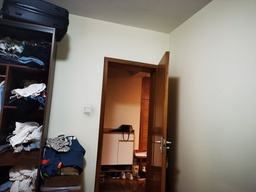
#> input picture 2_1.jpg, 256 x 192 px, shrunk from 1672 x 1254 before the run
$ python SIFT.py
#> lines starting #> are read from the running program, lines starting #| are printed output that depends on the picture
# coding: utf-8
import enum
import warnings
warnings.filterwarnings("ignore")  #忽略警告
import numpy as np
import math
import matplotlib.pyplot as plt
from sklearn.neighbors import KNeighborsClassifier
from PIL import Image
import cv2
import random

def timeit(func):
    import time
    func_name = func.__name__
    def wrapper(*args, **kwargs):
        print('{} start'.format(func_name))
        start = time.time()
        retval = func(*args, **kwargs)
        end = time.time()
        print('{} end, cost {}s'.format(func_name, end - start))
        return retval
    return wrapper

def downsample(img, step=2):
    return img[::step,::step]

# [160 lines left out: functions getDoG_new1, getDoG_new2, getDoG_opencv, not called in this run]


@timeit
def getDoG(img, n, sigma0, S=None, O=None):
    '''
    :param img: the original img.
    :param sigma0: sigma of the first stack of the first octave. default 1.52 for complicate reasons.
    :param n: how many stacks of feature that you wanna extract.
    :param S: how many stacks does every octave have. S must bigger than 3.
    :param k: the ratio of two adjacent stacks' scale.
    :param O: how many octaves do we have.
    :return: the DoG Pyramid
    '''
    if S == None:
        S = n + 3
    if O == None:
        O = int(np.log2(min(img.shape[0], img.shape[1]))) - 3

    k = 2 ** (1.0 / n)
    sigma = [[(k**s)*sigma0*(1<<o) for s in range(S)] for o in range(O)]
    samplePyramid = [downsample(img, 1 << o) for o in range(O)]

    GuassianPyramid = []
    for i in range(O):
        GuassianPyramid.append([])
        for j in range(S):
            dim = int(6*sigma[i][j] + 1)
            if dim % 2 == 0:
                dim += 1
            # GuassianPyramid[-1].append(convolve(GuassianKernel(sigma[i][j], dim),samplePyramid[i],[dim//2,dim//2,dim//2,dim//2],[1,1]))
            GuassianPyramid[-1].append(cv2.GaussianBlur(samplePyramid[i], ksize=(dim, dim),\
                 sigmaX=sigma[i][j], sigmaY=sigma[i][j]))
    DoG = [[GuassianPyramid[o][s+1] - GuassianPyramid[o][s] for s in range(S - 1)] for o in range(O)]


    return DoG,GuassianPyramid

# @timeit
def adjustLocalExtrema(DoG,o,s,x,y,contrastThreshold,edgeThreshold,sigma,n,SIFT_FIXPT_SCALE):
    SIFT_MAX_INTERP_STEPS = 5
    SIFT_IMG_BORDER = 5

    point = []

    img_scale = 1.0 / (255 * SIFT_FIXPT_SCALE)
    deriv_scale = img_scale * 0.5
    second_deriv_scale = img_scale
    cross_deriv_scale = img_scale * 0.25

    img = DoG[o][s]
    i = 0
    while i < SIFT_MAX_INTERP_STEPS:
        if s < 1 or s > n or y < SIFT_IMG_BORDER or y >= img.shape[1] - SIFT_IMG_BORDER or x < SIFT_IMG_BORDER or x >= img.shape[0] - SIFT_IMG_BORDER:
            return None,None,None,None

        img = DoG[o][s]
        prev = DoG[o][s - 1]
        next = DoG[o][s + 1]

        dD = [ (img[x,y + 1] - img[x, y - 1]) * deriv_scale,
               (img[x + 1, y] - img[x - 1, y]) * deriv_scale,
               (next[x, y] - prev[x, y]) * deriv_scale ]

        v2 = img[x, y] * 2
        dxx = (img[x, y + 1] + img[x, y - 1] - v2) * second_deriv_scale
        dyy = (img[x + 1, y] + img[x - 1, y] - v2) * second_deriv_scale
        dss = (next[x, y] + prev[x, y] - v2) * second_deriv_scale
        dxy = (img[x + 1, y + 1] - img[x + 1, y - 1] - img[x - 1, y + 1] + img[x - 1, y - 1]) * cross_deriv_scale
        dxs = (next[x, y + 1] - next[x, y - 1] - prev[x, y + 1] + prev[x, y - 1]) * cross_deriv_scale
        dys = (next[x + 1, y] - next[x - 1, y] - prev[x + 1, y] + prev[x - 1, y]) * cross_deriv_scale

        H=[ [dxx, dxy, dxs],
            [dxy, dyy, dys],
            [dxs, dys, dss]]

        X = np.matmul(np.linalg.pinv(np.array(H)),np.array(dD))

        xi = -X[2]
        xr = -X[1]
        xc = -X[0]

        if np.abs(xi) < 0.5 and np.abs(xr) < 0.5 and np.abs(xc) < 0.5:
            break

        y += int(np.round(xc))
        x += int(np.round(xr))
        s += int(np.round(xi))

        i+=1

    if i >= SIFT_MAX_INTERP_STEPS:
        return None,x,y,s
    if s < 1 or s > n or y < SIFT_IMG_BORDER or y >= img.shape[1] - SIFT_IMG_BORDER or x < SIFT_IMG_BORDER or x >= \
            img.shape[0] - SIFT_IMG_BORDER:
        return None, None, None, None


    t = (np.array(dD)).dot(np.array([xc, xr, xi]))

    contr = img[x,y] * img_scale + t * 0.5
    if np.abs( contr) * n < contrastThreshold:
        return None,x,y,s


    # 利用Hessian矩阵的迹和行列式计算主曲率的比值
    tr = dxx + dyy
    det = dxx * dyy - dxy * dxy
    if det <= 0 or tr * tr * edgeThreshold >= (edgeThreshold + 1) * (edgeThreshold + 1) * det:
        return None,x,y,s

    point.append((x + xr) * (1 << o))
    point.append((y + xc) * (1 << o))
    point.append(o + (s << 8) + (int(np.round((xi + 0.5)) * 255) << 16))
    point.append(sigma * np.power(2.0, (s + xi) / n)*(1 << o) * 2)

    return point,x,y,s

@timeit
def GetMainDirection(img,r,c,radius,sigma,BinNum):
    expf_scale = -1.0 / (2.0 * sigma * sigma)

    X = []
    Y = []
    W = []
    temphist = []

    for i in range(BinNum):
        temphist.append(0.0)

    # 图像梯度直方图统计的像素范围
    k = 0
    for i in range(-radius,radius+1):
        y = r + i
        if y <= 0 or y >= img.shape[0] - 1:
            continue
        for j in range(-radius,radius+1):
            x = c + j
            if x <= 0 or x >= img.shape[1] - 1:
                continue

            dx = (img[y, x + 1] - img[y, x - 1])
            dy = (img[y - 1, x] - img[y + 1, x])

            X.append(dx)
            Y.append(dy)
            W.append((i * i + j * j) * expf_scale)
            k += 1


    length = k

    W = np.exp(np.array(W))
    Y = np.array(Y)
    X = np.array(X)
    Ori = np.arctan2(Y,X)*180/np.pi
    Mag = (X**2+Y**2)**0.5

    # 计算直方图的每个bin
    for k in range(length):
        bin = int(np.round((BinNum / 360.0) * Ori[k]))
        if bin >= BinNum:
            bin -= BinNum
        if bin < 0:
            bin += BinNum
        temphist[bin] += W[k] * Mag[k]

    # smooth the histogram
    # 高斯平滑
    temp = [temphist[BinNum - 1], temphist[BinNum - 2], temphist[0], temphist[1]]
    temphist.insert(0, temp[0])
    temphist.insert(0, temp[1])
    temphist.insert(len(temphist), temp[2])
    temphist.insert(len(temphist), temp[3])      # padding

    hist = []
    for i in range(BinNum):
        hist.append((temphist[i] + temphist[i+4]) * (1.0 / 16.0) + (temphist[i+1] + temphist[i+3]) * (4.0 / 16.0) + temphist[i+2] * (6.0 / 16.0))

    # 得到主方向
    maxval = max(hist)

    return maxval,hist

@timeit
def LocateKeyPoint(DoG,sigma,GuassianPyramid,n,BinNum=36,contrastThreshold=0.04,edgeThreshold=10.0):
    SIFT_ORI_SIG_FCTR = 1.52
    SIFT_ORI_RADIUS = 3 * SIFT_ORI_SIG_FCTR
    SIFT_ORI_PEAK_RATIO = 0.8

    SIFT_INT_DESCR_FCTR = 512.0
    # SIFT_FIXPT_SCALE = 48
    SIFT_FIXPT_SCALE = 1

    KeyPoints = []
    O = len(DoG)
    S = len(DoG[0])
    for o in range(O):
        for s in range(1,S-1):
            threshold = 0.5*contrastThreshold/(n*255*SIFT_FIXPT_SCALE)
            img_prev = DoG[o][s-1]
            img = DoG[o][s]
            img_next = DoG[o][s+1]
            for i in range(img.shape[0]):
                for j in range(img.shape[1]):
                    val = img[i,j]
                    eight_neiborhood_prev = img_prev[max(0, i - 1):min(i + 2, img_prev.shape[0]), max(0, j - 1):min(j + 2, img_prev.shape[1])]
                    eight_neiborhood = img[max(0, i - 1):min(i + 2, img.shape[0]), max(0, j - 1):min(j + 2, img.shape[1])]
                    eight_neiborhood_next = img_next[max(0, i - 1):min(i + 2, img_next.shape[0]), max(0, j - 1):min(j + 2, img_next.shape[1])]
                    if np.abs(val) > threshold and \
                        ((val > 0 and (val >= eight_neiborhood_prev).all() and (val >= eight_neiborhood).all() and (val >= eight_neiborhood_next).all())
                         or (val < 0 and (val <= eight_neiborhood_prev).all() and (val <= eight_neiborhood).all() and (val <= eight_neiborhood_next).all())):

                        point,x,y,layer = adjustLocalExtrema(DoG,o,s,i,j,contrastThreshold,edgeThreshold,sigma,n,SIFT_FIXPT_SCALE)
                        if point == None:
                            continue

                        scl_octv = point[-1]*0.5/(1 << o)
                        omax,hist = GetMainDirection(GuassianPyramid[o][layer],x,y,int(np.round(SIFT_ORI_RADIUS * scl_octv)),SIFT_ORI_SIG_FCTR * scl_octv,BinNum)
                        mag_thr = omax * SIFT_ORI_PEAK_RATIO
                        for k in range(BinNum):
                            if k > 0:
                                l = k - 1
                            else:
                                l = BinNum - 1
                            if k < BinNum - 1:
                                r2 = k + 1
                            else:
                                r2 = 0
                            if hist[k] > hist[l] and hist[k] > hist[r2] and hist[k] >= mag_thr:
                                bin = k + 0.5 * (hist[l]-hist[r2]) /(hist[l] - 2 * hist[k] + hist[r2])
                                if bin < 0:
                                    bin = BinNum + bin
                                else:
                                    if bin >= BinNum:
                                        bin = bin - BinNum
                                temp = point[:]
                                temp.append((360.0/BinNum) * bin)
                                KeyPoints.append(temp)


    return KeyPoints

@timeit
def calcSIFTDescriptor(img,ptf,ori,scl,d,n,SIFT_DESCR_SCL_FCTR=3.0,SIFT_DESCR_MAG_THR=0.2,SIFT_INT_DESCR_FCTR=512.0,FLT_EPSILON=1.19209290E-07):
    dst = []
    pt = [int(np.round(ptf[0])), int(np.round(ptf[1]))] # 坐标点取整
    cos_t = np.cos(ori * (np.pi / 180)) # 余弦值
    sin_t = np.sin(ori * (np.pi / 180)) # 正弦值
    bins_per_rad = n / 360.0
    exp_scale = -1.0 / (d * d * 0.5)
    hist_width = SIFT_DESCR_SCL_FCTR * scl
    radius = int(np.round(hist_width * 1.4142135623730951 * (d + 1) * 0.5))
    cos_t /= hist_width
    sin_t /= hist_width

    rows = img.shape[0]
    cols = img.shape[1]


    hist = [0.0]*((d+2)*(d+2)*(n+2))
    X = []
    Y = []
    RBin = []
    CBin = []
    W = []

    k = 0
    for i in range(-radius,radius+1):
        for j in range(-radius,radius+1):

            c_rot = j * cos_t - i * sin_t
            r_rot = j * sin_t + i * cos_t
            rbin = r_rot + d // 2 - 0.5
            cbin = c_rot + d // 2 - 0.5
            r = pt[1] + i
            c = pt[0] + j

            if rbin > -1 and rbin < d and cbin > -1 and cbin < d and r > 0 and r < rows - 1 and c > 0 and c < cols - 1:
                dx = (img[r, c+1] - img[r, c-1])
                dy = (img[r-1, c] - img[r+1, c])
                X.append(dx)
                Y.append(dy)
                RBin.append(rbin)
                CBin.append(cbin)
                W.append((c_rot * c_rot + r_rot * r_rot) * exp_scale)
                k+=1

    length = k
    Y = np.array(Y)
    X = np.array(X)
    Ori = np.arctan2(Y,X)*180/np.pi
    Mag = (X ** 2 + Y ** 2) ** 0.5
    W = np.exp(np.array(W))

    for k in range(length):
        rbin = RBin[k]
        cbin = CBin[k]
        obin = (Ori[k] - ori) * bins_per_rad
        mag = Mag[k] * W[k]

        r0 = int(rbin)
        c0 = int(cbin)
        o0 = int(obin)
        rbin -= r0
        cbin -= c0
        obin -= o0

        if o0 < 0:
            o0 += n
        if o0 >= n:
            o0 -= n

        # histogram update using tri-linear interpolation
        v_r1 = mag * rbin
        v_r0 = mag - v_r1

        v_rc11 = v_r1 * cbin
        v_rc10 = v_r1 - v_rc11

        v_rc01 = v_r0 * cbin
        v_rc00 = v_r0 - v_rc01

        v_rco111 = v_rc11 * obin
        v_rco110 = v_rc11 - v_rco111

        v_rco101 = v_rc10 * obin
        v_rco100 = v_rc10 - v_rco101

        v_rco011 = v_rc01 * obin
        v_rco010 = v_rc01 - v_rco011

        v_rco001 = v_rc00 * obin
        v_rco000 = v_rc00 - v_rco001

        idx = ((r0 + 1) * (d + 2) + c0 + 1) * (n + 2) + o0
        hist[idx] += v_rco000
        hist[idx+1] += v_rco001
        hist[idx + (n+2)] += v_rco010
        hist[idx + (n+3)] += v_rco011
        hist[idx+(d+2) * (n+2)] += v_rco100
        hist[idx+(d+2) * (n+2)+1] += v_rco101
        hist[idx+(d+3) * (n+2)] += v_rco110
        hist[idx+(d+3) * (n+2)+1] += v_rco111

    # finalize histogram, since the orientation histograms are circular
    for i in range(d):
        for j in range(d):
            idx = ((i+1) * (d+2) + (j+1)) * (n+2)
            hist[idx] += hist[idx+n]
            hist[idx+1] += hist[idx+n+1]
            for k in range(n):
                dst.append(hist[idx+k])

    # copy histogram to the descriptor,
    # apply hysteresis thresholding
    # and scale the result, so that it can be easily converted
    # to byte array
    nrm2 = 0
    length = d * d * n
    for k in range(length):
        nrm2 += dst[k] * dst[k]
    thr = np.sqrt(nrm2) * SIFT_DESCR_MAG_THR

    nrm2 = 0
    for i in range(length):
        val = min(dst[i], thr)
        dst[i] = val
        nrm2 += val * val
    nrm2 = SIFT_INT_DESCR_FCTR / max(np.sqrt(nrm2), FLT_EPSILON)
    for k in range(length):
        dst[k] = min(max(dst[k] * nrm2,0),255)

    return dst


def calcDescriptors(gpyr,keypoints,SIFT_DESCR_WIDTH=4,SIFT_DESCR_HIST_BINS=8):
    # SIFT_DESCR_WIDTH = 4，描述直方图的宽度
    # SIFT_DESCR_HIST_BINS = 8
    d = SIFT_DESCR_WIDTH
    n = SIFT_DESCR_HIST_BINS
    descriptors = []

    for i in range(len(keypoints)):
        kpt = keypoints[i]
        o = kpt[2] & 255
        s = (kpt[2] >> 8) & 255 # 该特征点所在的组序号和层序号
        scale = 1.0 / (1 << o)  # 缩放倍数
        size = kpt[3] * scale # 该特征点所在组的图像尺寸
        ptf = [kpt[1] * scale, kpt[0] * scale] # 该特征点在金字塔组中的坐标
        img = gpyr[o][s] # 该点所在的金字塔图像

        descriptors.append(calcSIFTDescriptor(img, ptf, kpt[-1], size * 0.5, d, n))
    return descriptors

def SIFT(img, saveDoGimgs=False):
    SIFT_SIGMA = 1.6
    SIFT_INIT_SIGMA = 0.5 # 假设的摄像头的尺度
    sigma0 = np.sqrt(SIFT_SIGMA**2-SIFT_INIT_SIGMA**2)

    n = 3

    DoG,GuassianPyramid = getDoG(img, n,sigma0)
    if saveDoGimgs:
        for ith, i in enumerate(DoG):
            for jth, j in enumerate(i):
                cv2.imwrite(f'results/DoG_{ith}_{jth}.jpg', j.astype(np.uint8))

    KeyPoints = LocateKeyPoint(DoG, SIFT_SIGMA, GuassianPyramid, n)
    discriptors = calcDescriptors(GuassianPyramid,KeyPoints)

    return KeyPoints,discriptors


def drawLines(X1,X2,Y1,Y2,dis,img,num =15):
    info = list(np.dstack((X1,X2,Y1,Y2,dis))[0])
    info = sorted(info,key=lambda x:x[-1])
    info = np.array(info)
    info = info[:min(num,info.shape[0]),:]
    np.save('info.npy',info)
    # draw lines
    for i in range(info.shape[0]):
        rand_color = (random.randint(0, 255), random.randint(0, 255), random.randint(0, 255))
        cv2.line(img,(int(info[i,0]),int(info[i,2])),(int(info[i,1]),int(info[i,3])),rand_color,3)
    if len(img.shape) == 2:
        plt.imshow(img.astype(np.uint8),cmap='gray')
    else:
        plt.imshow(img.astype(np.uint8))
    plt.axis('off')
    plt.show()
    img = cv2.cvtColor(img,cv2.COLOR_RGB2BGR)
    cv2.imwrite('lines.png',img)


if __name__ == '__main__':
    origimg = plt.imread('2_1.jpg')
#> origimg is the input picture: shape (192, 256, 3); mean R, G, B 129.9, 120.6, 113.2
    if len(origimg.shape) ==  3:
        img = origimg.mean(axis=-1)
    else:
        img = origimg
    keyPoints, discriptors = SIFT(img)
#> in getDoG, `samplePyramid = [downsample(img, 1 << o) for o in range(O)]`: samplePyramid = 4 items
#> in SIFT, `KeyPoints = LocateKeyPoint(DoG, SIFT_SIGMA, GuassianPyramid, n)`: KeyPoints = 49 items, first 6: [8.05, 57.84, 256, 3.88, 69.61], [12.92, 66.01, 16711936, 4.23, 357.4], [42.59, 9.14, 256, 4.01, 237.9], [42.59, 9.14, 256, 4.01, 270.4], [78.95, 143.9, 256, 3.94, 190.3], [125.6, 116.3, 256, 4, 110.9]
#> the loop in calcDescriptors, `for i in range(len(keypoints)):` made 49 passes
#> (kpt, s, size, ptf, pt in calcSIFTDescriptor, cos_t in calcSIFTDescriptor, sin_t in calcSIFTDescriptor, hist_width in calcSIFTDescriptor) on passes 1 to 7: ([8.05, 57.84, 256, 3.88, 69.61], 1, 3.88, [57.84, 8.05], [58, 8], 0.0599, 0.161, 5.82), ([12.92, 66.01, 16711936, 4.23, 357.4], 1, 4.23, [66.01, 12.92], [66, 13], 0.157, -0.00717, 6.34), ([42.59, 9.14, 256, 4.01, 237.9], 1, 4.01, [9.14, 42.59], [9, 43], -0.0885, -0.141, 6.01), ([42.59, 9.14, 256, 4.01, 270.4], 1, 4.01, [9.14, 42.59], [9, 43], 0.0011, -0.166, 6.01), ([78.95, 143.9, 256, 3.94, 190.3], 1, 3.94, [143.9, 78.95], [144, 79], -0.166, -0.0303, 5.91), ([125.6, 116.3, 256, 4, 110.9], 1, 4, [116.3, 125.6], [116, 126], -0.0594, 0.156, 6), ([138.6, 24.56, 512, 4.65, 114.1], 2, 4.65, [24.56, 138.6], [25, 139], -0.0585, 0.131, 6.97)
#> (kpt, s, size, pt in calcSIFTDescriptor, cos_t in calcSIFTDescriptor, sin_t in calcSIFTDescriptor, hist_width in calcSIFTDescriptor, radius in calcSIFTDescriptor) on pass 24: ([132, 159, 512, 4.78, 279], 2, 4.78, [159, 132], 0.0217, -0.138, 7.18, 25)
#> (printed output is left out)
#> after the loop in calcDescriptors, `for i in range(len(keypoints)):`:
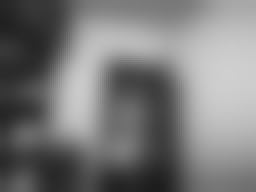
#> img: shape (96, 128) float64 (shown 2 times larger); min 29.23, max 207.4, mean 121.3

    img_copy = img.copy()
    for i in keyPoints:
        cv2.circle(img_copy, (int(i[0]), int(i[1])), 2, (0, 0, 255), -1)
#> this loop made 49 passes
#> i on passes 1 to 12: [8.05, 57.84, 256, 3.88, 69.61], [12.92, 66.01, 16711936, 4.23, 357.4], [42.59, 9.14, 256, 4.01, 237.9], [42.59, 9.14, 256, 4.01, 270.4], [78.95, 143.9, 256, 3.94, 190.3], [125.6, 116.3, 256, 4, 110.9], [138.6, 24.56, 512, 4.65, 114.1], [142, 81.21, 16711936, 4.08, 40.56], [144.8, 37.4, 256, 3.85, 103.3], [149.3, 140, 256, 3.82, 173.2], [149.3, 140, 256, 3.82, 269.5], [154, 143.2, 256, 3.98, 91.89]
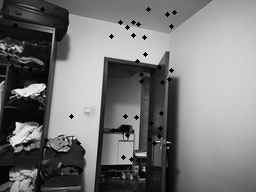
#> img_copy: shape (192, 256) float64; min 0, max 249, mean 120.1
    cv2.imwrite(f'results/KeyPoints.jpg', img_copy)


    origimg2 = plt.imread('2_2.jpg')
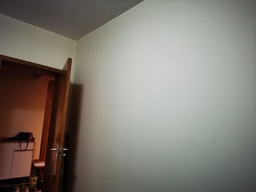
#> input picture 2_2.jpg, 256 x 192 px, shrunk from 1672 x 1254 before the run
#> origimg2 is the input picture: shape (192, 256, 3); mean R, G, B 128.8, 123.6, 115.4
    if len(origimg.shape) == 3:
        img2 = origimg2.mean(axis=-1)
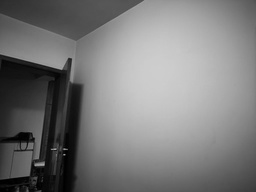
#> img2: shape (192, 256) float64; min 0, max 206.3, mean 122.6
    else:
        img2 = origimg2
    ScaleRatio = img.shape[0]*1.0/img2.shape[0]

    img2 = np.array(Image.fromarray(img2).resize((int(round(ScaleRatio * img2.shape[1])),img.shape[0]), Image.BICUBIC))
    keyPoints2, discriptors2 = SIFT(img2,True)
#> call 2 of SIFT, with saveDoGimgs = True
#> the loop in SIFT (call 2), `for ith, i in enumerate(DoG):` made 4 passes
#> pass 1, in SIFT (call 2), `cv2.imwrite(f'results/DoG_{ith}_{jth}.jpg', j.astype(np.uint8))`:
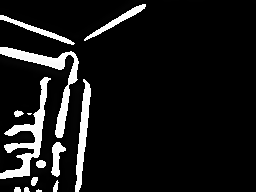
#> saved as DoG_0_3.jpg: shape (192, 256); min 0, max 255, mean 24.2
#> after the loop in SIFT (call 2), `for ith, i in enumerate(DoG):`:
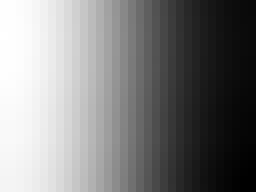
#> j: shape (24, 32) float32 (shown 8 times larger); min -0.584, max 0.583, mean -0.000161; drawn with min black and max white
#> the loop in calcDescriptors (call 2), `for i in range(len(keypoints)):` made 13 passes

    knn = KNeighborsClassifier(n_neighbors=1)
    knn.fit(discriptors,[0]*len(discriptors))
    match = knn.kneighbors(discriptors2,n_neighbors=1,return_distance=True)

    keyPoints = np.array(keyPoints)[:,:2]
    keyPoints2 = np.array(keyPoints2)[:,:2]

    keyPoints2[:, 1] = img.shape[1] + keyPoints2[:, 1]

    origimg2 = np.array(Image.fromarray(origimg2).resize((img2.shape[1],img2.shape[0]), Image.BICUBIC))
    result = np.hstack((origimg,origimg2))


    keyPoints = keyPoints[match[1][:,0]]

    X1 = keyPoints[:, 1]
    X2 = keyPoints2[:, 1]
    Y1 = keyPoints[:, 0]
    Y2 = keyPoints2[:, 0]

    drawLines(X1,X2,Y1,Y2,match[0][:,0],result)
#> after the loop in drawLines, `for i in range(info.shape[0]):`:
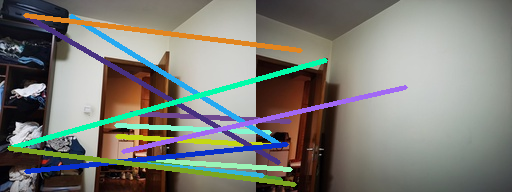
#> img: shape (192, 512, 3); mean R, G, B 125.2, 126.1, 119.3
